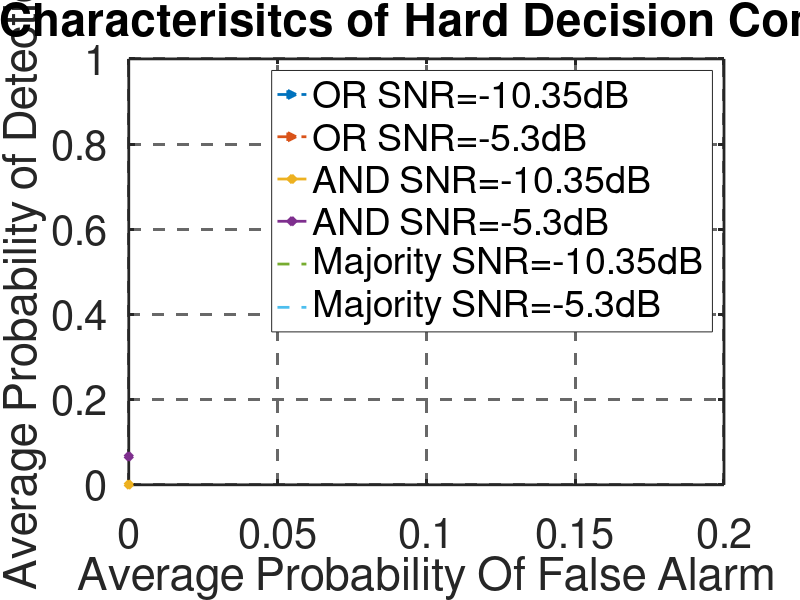

This chart was generated by the following MATLAB code: (Note: this script raises an error after producing the figure.)
%% Hard-Decision Combining Results For Sensor Nodes
close all;
clear all;
N = 32;
k=4;%sensor nodes..
variance = 24.32e-9;
% threshold = linspace(50.33e-9,23.32e-6,200);
%pfa = qfunc((threshold-N*(2*variance))/(sqrt(N)*(2*variance)));
pfa = 0.05;
threshold = (qfuncinv(pfa)+sqrt(N)).*sqrt(N)*2*variance;
snrthreotical = -18:0.5:20;
snrlinear = 10.^(snrthreotical/10);
snrpracticalavg = [-18.23,-14.22,-13.1,-12.22,-10.35,-8.25,-5.3,-2.1,0.13,...
    1.34,2.58,3.76,8.98,11.33,12.35,13.45,15.77];
snrlinearprac = 10.^(snrpracticalavg/10);

% for i=1:length(pfa)
%     pdprac(i,:) = qfunc((threshold(i)-2*N*variance.*(1+snrlinearprac))./...
%         (sqrt(N.*(1+2*snrlinearprac))*(2*variance)));
% end
pdprac = qfunc((threshold-2*N*variance.*(1+snrlinearprac))./...
    (sqrt(N.*(1+2*snrlinearprac))*(2*variance)));

pdpracor = 1-(1-pdprac).^4;
pdpracand = pdprac.^4;
tmp1 =  (1-pdprac).^2;
tmp2 = (1-pdprac);
pdpracmjr = (6*pdprac.^2).*tmp1+(4*pdprac.^3).*tmp2+pdprac.^4;

pfapracor = 1-(1-pfa).^4;
pfapracand = pfa.^4;
tmp1 =  (1-pfa).^2;
tmp2 = (1-pfa);
pfapracmjr = (6*pfa.^2).*tmp1+(4*pfa.^3).*tmp2+pfa.^4;

%% ROC Characteristics...
figure(1)
hold on;
grid on;
plot(pfapracor,pdpracor(:,5),'-->','LineWidth',2,'MarkerFaceColor','auto');
plot(pfapracor,pdpracor(:,7),'-->','LineWidth',2,'MarkerFaceColor','auto');
% plot(pfa,pdpracor(:,7),'-->','LineWidth',2,'MarkerFaceColor','auto');
% plot(pfa,pdpracor(:,9),'-->','LineWidth',2,'MarkerFaceColor','auto');

plot(pfapracand,pdpracand(:,5),'-d','LineWidth',2,'MarkerFaceColor','auto');
plot(pfapracand,pdpracand(:,7),'-d','LineWidth',2,'MarkerFaceColor','auto');
% plot(pfa,pdpracand(:,7),'-d','LineWidth',2,'MarkerFaceColor','auto');
% plot(pfa,pdpracand(:,9),'-d','LineWidth',2,'MarkerFaceColor','auto');



plot(pfapracmjr,pdpracmjr(:,5),'--','LineWidth',2,'MarkerFaceColor','auto');
plot(pfapracmjr,pdpracmjr(:,7),'--','LineWidth',2,'MarkerFaceColor','auto');
% plot(pfa,pdpracmjr(:,7),'--','LineWidth',2,'MarkerFaceColor','auto');
% plot(pfa,pdpracmjr(:,9),'--','LineWidth',2,'MarkerFaceColor','auto');


xlabel('Average Probability Of False Alarm');
ylabel('Average Probability of Detection');
title('ROC Characterisitcs of Hard Decision Combining');

hold off;
set(gca,'fontsize',30,'box','on','LineWidth',2,'GridLineStyle','--','GridAlpha',0.7);
lgd = legend('OR SNR=-10.35dB','OR SNR=-5.3dB','AND SNR=-10.35dB',...
    'AND SNR=-5.3dB','Majority SNR=-10.35dB','Majority SNR=-5.3dB');
lgd.FontSize=20;
%% Probability of detection
figure(2)
hold on;
grid on;
plot(snrpracticalavg,pdpracor,'->','LineWidth',2);
plot(snrpracticalavg,pdpracand,'-<','LineWidth',2);
plot(snrpracticalavg,pdpracmjr,'-d','LineWidth',2);
xlabel('SNR_{avg} in (dB)');
ylabel('Average Probability of Detection');
title('P_{davg} vs SNR_{avg} for Hard Decision Combining');
hold off;
set(gca,'fontsize',30,'box','on','LineWidth',2,'GridLineStyle','--','GridAlpha',0.7);
lgd = legend('OR Decision','AND Decision','Majority Rule Decision');
lgd.FontSize=20;
axis([-18.23 15.77 0 1])
